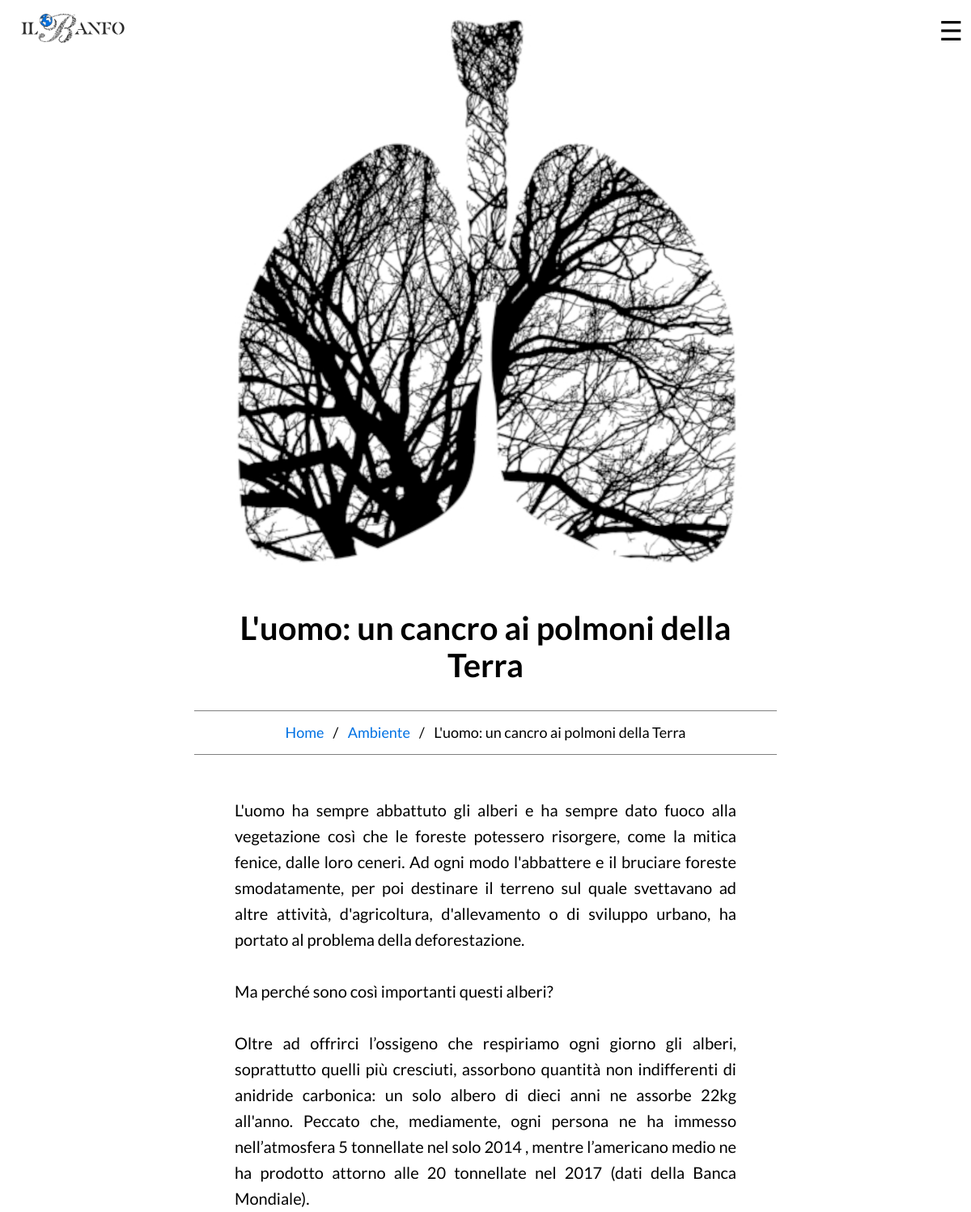
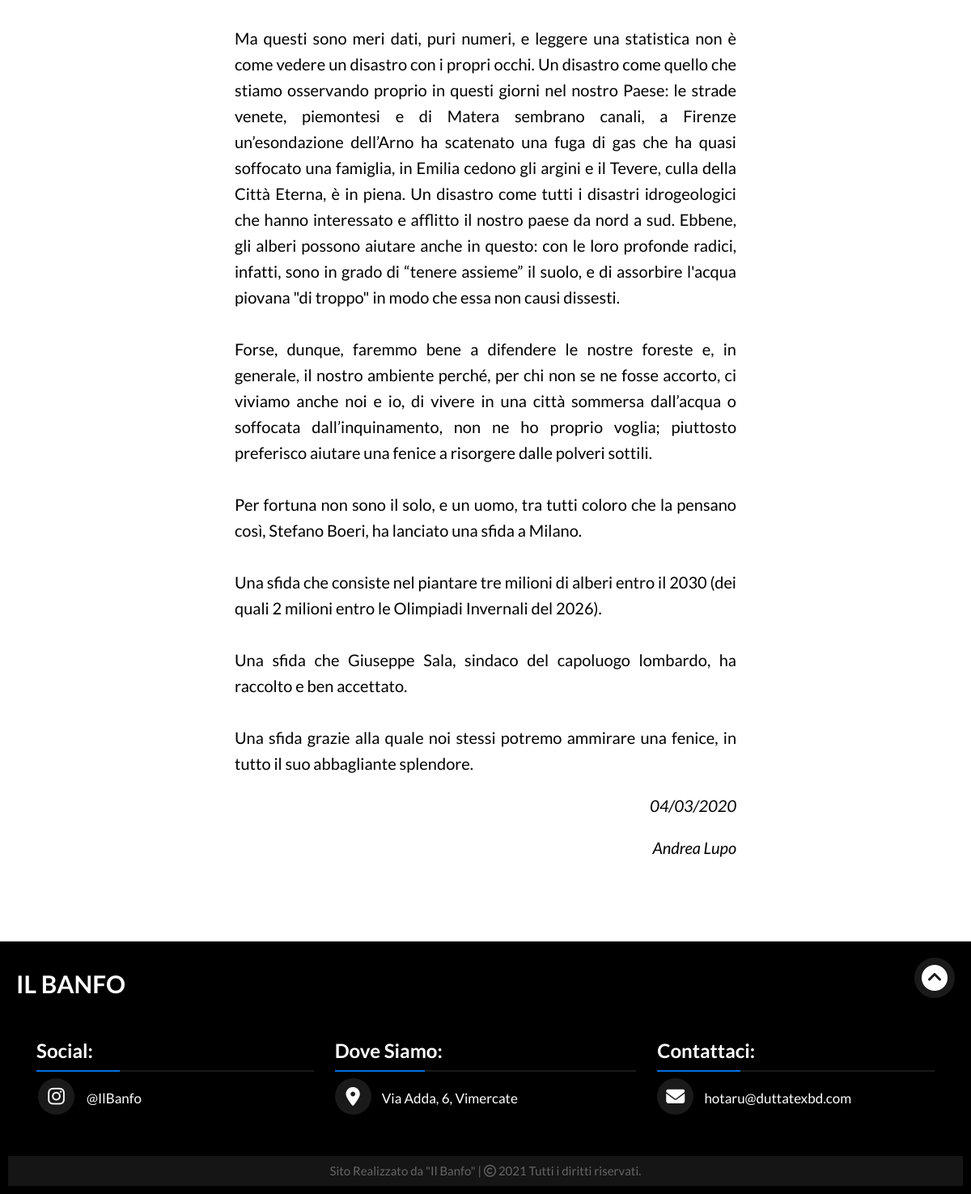
Page /pagine/articolo.php?articolo=10 on the committed database (2 pictures, top to bottom).
### tables this page shows
CREATE TABLE `articoli` (
  `codice_articolo` int(11) NOT NULL,
  `data` date NOT NULL,
  `autore` int(11) NOT NULL,
  `autore2` int(11) DEFAULT NULL,
  `argomento` varchar(50) NOT NULL
);

CREATE TABLE `redazione` (
  `codice` int(11) NOT NULL,
  `nome` varchar(50) NOT NULL,
  `cognome` varchar(50) NOT NULL,
  `classe` varchar(50) NOT NULL,
  `professione` varchar(50) NOT NULL,
  `attivo` tinyint(1) NOT NULL DEFAULT 1
);

### htdocs/pagine/articolo.php (the view, shortened to what this page needs)
<!DOCTYPE html>
<html lang="en">
<head>
  <?php
   $cod = $_GET["articolo"];
  $conn = new mysqli("localhost","studente","pass_studente_banfi","banfo");
  $sql = "SELECT codice_articolo as codice, DATE_FORMAT(articoli.data, '%d/%m/%Y') as data, argomento, nome, cognome, autore
          FROM articoli JOIN redazione
          ON autore=codice
          WHERE codice_articolo = $cod";
  $ris = $conn->query($sql) or die("<p>Query fallita! ".$conn->error."</p>");
  if ($ris->num_rows > 0) {
    while($row = $ris->fetch_assoc()) {
        $articolo = fopen("../articoli/".$row["codice"].".txt", "r");
        $titolo = fgets($articolo);
        $testo = fread($articolo, filesize("../articoli/".$row["codice"].".txt"));
   ?>
  <link rel="stylesheet" href="https://cdnjs.cloudflare.com/ajax/libs/normalize/8.0.1/normalize.min.css">
  <link rel="stylesheet" href="https://unpkg.com/swiper/swiper-bundle.min.css">
  <link rel="stylesheet" href="../css/style.css">
</head>
<body>
  <div class="cont_menu">
      <div class="header_menu clearfix">
        <div class="menu_logo">
          <a href="../index.php"><img src="../immagini/ilbanfotipo.png" alt=""></a>
        </div>
        <div class="menu_hamburger">
          <span onclick="openNav()">&#9776;</span>
        </div>
      </div>
  </div>
<?php
          echo "
                <div class='contenitore_articolo_pagina'>
                <div class='immagine_del_mio_articolo'>
                  <img src='../immagini/".$row["codice"].".jpg'>
                </div>
                <div class='cont_titolo_articolo'>
                  <h2 class='med-text text-bold'>".$titolo."</h2>
                </div>
                <div class='intestazione_del_mio_articolo'>
                  <ul class='breadcrumb'>
                  <li><a href='../index.php'>Home</a></li>
                    <li><a href='argomento.php?argomento=".$row["argomento"]."'>".$row["argomento"]."</a></li>
                    <li>".$titolo."</li>
                  </ul>
                </div>
                <div class='testi_del_mio_articolo'>
                  <div class='cont_testo'>
                    <p class='normal-text'>".nl2br($testo)."</p>
                    <div class='data_e_firma'>
                      <p class='normal-text'>".$row["data"]."</p>
                    <a href='membro.php?membro=".$row["autore"]."'><p class='normal-text'>".$row["nome"]." ".$row["cognome"]."</p></a>";
                    ?>
                  <?php
                  echo"
                    </div>
                  </div>
                </div>
              </div>
          ";
  }
}
?>
<div class="wrapper">
    <div class="nested0">
      <div class="title">
        <h2>IL BANFO</h2>
      </div>
      <div class="arrow">
        <a class="smooth" href="#goHere"><span class="fas fa-chevron-circle-up"></span></a>
        </div>
      </div>
      <div class="left card">
        <h2  class="tw">Social:</h2>
        <div class="foot__conn">
          <div class="social">
            <a target="_blank" href="https://www.instagram.com/ilbanfo/"><span class="fab fa-instagram fa-2x"></span></a>
            <span class="text">@IlBanfo</span>
          </div>
        </div>
      </div>
      <div class="center card">
        <h2  class="tw">Dove Siamo:</h2>
        <div class="foot__conn">
          <div class="place">
            <a target="_blank" href="https://goo.gl/maps/3iN3kXD4J7tHWehG7"><span class="fas fa-map-marker-alt"></span></a>
            <span class="text">Via Adda, 6, Vimercate</span>
          </div>
        </div>
      </div>
      <div class="right card">
        <h2 class="tw">Contattaci:</h2>
        <div class="foot__conn">
          <div class="email">
            <a target="_blank" href="mailto:hotaru@duttatexbd.com"> <span class="fas fa-envelope"></span></a>
              <span class="text">hotaru@duttatexbd.com</span>
          </div>
        </div>
      </div>
      <div class="bottom">
     <span class="credit">Sito Realizzato da "Il Banfo" | </span>
     <span class="far fa-copyright"></span><span> 2021 Tutti i diritti riservati.</span>
    </div>
  </div>
</body>
</html>

### htdocs/css/style.css (style rules this page uses)
body { font-family: 'Lato', sans-serif; font-size: 16px; }
a { text-decoration: none; }
h1, h2, h3, h4, h5, p { color: #000; }
p { line-height: 25px; font-weight: 400; }
.med-text { font-size: 40px; }
.normal-text { font-size: 20px; line-height: 1.6; }
.text-bold { font-weight: bold; }
.tw { color: #fff; }
.header_menu { position: fixed; z-index: 100; top: 0; left: 50%; transform: translateX(-50%); display: flex; align-items: center; justify-content: left; width: 100%; max-width: 1200px; height: 70px; background-color: transparent; }
.menu_logo { width: 50px; justify-self: left; height: 100%; }
.menu_logo img { display: block; height: 100%; width: auto; padding: 10px 15px; }
.menu_hamburger { margin-left: auto; font-size: 33px; height: 75%; cursor: pointer; padding: 10px; }
.wrapper { margin-top: 100px; display: grid; grid-template-columns: repeat(3, 1fr); background: #000; grid-gap: 1em; padding: 10px; }
.nested0 { display: grid; grid-template-columns: repeat(2, 1fr); grid-column: 1/4; grid-row: 1; grid-gap: 0.5em; }
.title { grid-row: 1; grid-column: 1; justify-self: start; align-self: start; margin-left: 10px; margin-bottom: -60px; }
.title h2 { color: white; font-size: 30px; }
.arrow { padding: 10px; grid-row: 1; grid-column: 2; justify-self: end; align-self: center; }
.arrow .fas { font-size: 2rem; background: #1a1a1a; color: white; height: 50px; width: 50px; line-height: 50px; text-align: center; border-radius: 100%; transition: 0.3s; cursor: pointer; }
.left { grid-column: 1; grid-row: 2; padding: 5px; margin-left: 30px; }
.left .foot__conn .text { font-size: 1.0625rem; color: white; font-weight: 500; padding-left: 10px; }
.left .foot__conn .social { margin: 20px 0 0 0; }
.left .foot__conn .social a { padding: 0 2px; }
.left .foot__conn .social a span { height: 45px; width: 45px; background: #1a1a1a; line-height: 45px; text-align: center; border-radius: 50%; transition: 0.3s; }
.left .foot__conn .fab { font-size: 1.475rem; background: #1a1a1a; color: white; height: 45px; width: 45px; line-height: 45px; text-align: center; transition: 0.3s; cursor: pointer; }
.center { grid-column: 2; grid-row: 2; padding: 5px; }
.center .foot__conn .fas { font-size: 1.4375rem; background: #1a1a1a; color: white; height: 45px; width: 45px; line-height: 45px; text-align: center; border-radius: 50%; transition: 0.3s; cursor: pointer; }
.center .foot__conn .text { font-size: 1.0625rem; color: white; font-weight: 500; padding-left: 10px; }
.center .foot__conn .place { margin: 10px 0; }
.right { grid-column: 3; grid-row: 2; padding: 5px; margin-right: 30px; }
.right .foot__conn .fas { font-size: 1.4375rem; color: white; background: #1a1a1a; height: 45px; width: 45px; line-height: 45px; text-align: center; border-radius: 50%; transition: 0.3s; cursor: pointer; }
.right .foot__conn .text { font-size: 1.0625rem; color: white; font-weight: 500; padding-left: 10px; }
.bottom { grid-row: 3; grid-column: 1/4; text-align: center; padding: 10px; font-size: 0.9375rem; background: #151515; margin-top: 20px; }
.bottom span { color: #656565; }
.card .foot__conn { margin: 20px 0 0 0; position: relative; }
.card .foot__conn:before { position: absolute; content: ''; top: -10px; height: 2px; width: 100%; background: #1a1a1a; }
.card .foot__conn:after { position: absolute; content: ''; height: 2px; width: 30%; background: #0071e3; top: -10px; }
.immagine_del_mio_articolo { width: 100%; height: 90vh; overflow: hidden; }
.immagine_del_mio_articolo img { width: 100%; height: 100%; display: block; object-fit: cover; }
ul { padding-inline-start: 0; }
.cont_titolo_articolo { width: 60%; margin: 0 auto; padding: 0 50px; text-align: center; }
.cont_testo { width: 60%; margin: 0 auto; padding: 0 50px; text-align: center; text-align: justify; }
.intestazione_del_mio_articolo { width: 60%; margin: 0 auto; text-align: center; border-top: 1px solid gray; border-bottom: 1px solid gray; }
.breadcrumb { width: 100%; }
ul.breadcrumb li { display: inline; font-size: 18px; }
ul.breadcrumb li+li:before { padding: 8px; color: black; content: "/\00a0"; }
ul.breadcrumb li a { color: #0071e3; text-decoration: none; }
.data_e_firma { text-align: right; font-style: italic; }
.clearfix::after { visibility: hidden; display: block; font-size: 0; content: " "; clear: both; height: 0; }
*, *:before, *:after { -webkit-box-sizing: border-box; -moz-box-sizing: border-box; box-sizing: border-box; }

### rows in the picture
articoli: titolo "L'uomo: un cancro ai polmoni della Terra", argomento "Ambiente", codice_articolo "L'uomo ha sempre abbattuto gli alberi e ha sempre dato fuoco alla vegetazione così che le foreste potessero risorgere, come la mitica fenice, dalle loro ceneri. Ad ogni modo l'abbattere e il bruciare foreste smodatamente, per poi destinare il terreno sul quale svettavano ad altre attività, d'agricoltura, d'allevamento o di sviluppo urbano, ha portato al problema della deforestazione. Ma perché sono così importanti questi alberi? Oltre ad offrirci l’ossigeno che respiriamo ogni giorno gli alberi, soprattutto quelli più cresciuti, assorbono quantità non indifferenti di anidride carbonica: un solo albero di dieci anni ne assorbe 22kg all'anno. Peccato che, mediamente, ogni persona ne ha…", data "04/03/2020", autore.nome "Andrea", autore.cognome "Lupo"
